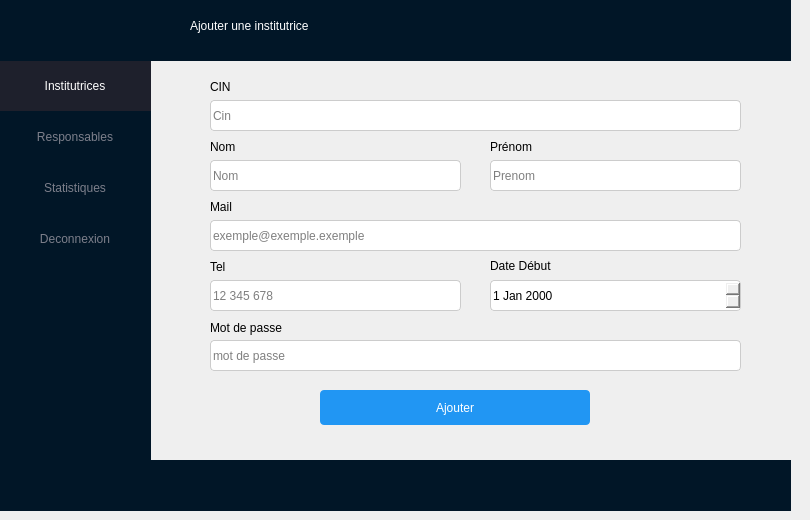
    <widget class="QWidget" name="page">
     <widget class="QFrame" name="frame_25">
      <property name="geometry">
       <rect>
        <x>0</x>
        <y>0</y>
        <width>151</width>
        <height>501</height>
       </rect>
      </property>
      <property name="styleSheet">
       <string notr="true">background-color: #011627;
border:3px solide rgb(136, 136, 136);
</string>
      </property>
      <property name="frameShape">
       <enum>QFrame::StyledPanel</enum>
      </property>
      <property name="frameShadow">
       <enum>QFrame::Raised</enum>
      </property>
      <widget class="QFrame" name="frame_26">
       <property name="geometry">
        <rect>
         <x>-10</x>
         <y>-20</y>
         <width>181</width>
         <height>80</height>
        </rect>
       </property>
       <property name="styleSheet">
        <string notr="true">background-color: rgb(164, 137, 214);</string>
       </property>
       <property name="frameShape">
        <enum>QFrame::StyledPanel</enum>
       </property>
       <property name="frameShadow">
        <enum>QFrame::Raised</enum>
       </property>
      </widget>
      <widget class="QPushButton" name="btnLogout_7">
       <property name="geometry">
        <rect>
         <x>-10</x>
         <y>213</y>
         <width>170</width>
         <height>51</height>
        </rect>
       </property>
       <property name="cursor">
        <cursorShape>PointingHandCursor</cursorShape>
       </property>
       <property name="styleSheet">
        <string notr="true">border:none;
color:#7D7F8B;
font: 75 11pt &quot;Calibri&quot;;</string>
       </property>
       <property name="text">
        <string>Deconnexion</string>
       </property>
      </widget>
      <widget class="QPushButton" name="btnStatStock_7">
       <property name="geometry">
        <rect>
         <x>-10</x>
         <y>162</y>
         <width>170</width>
         <height>51</height>
        </rect>
       </property>
       <property name="cursor">
        <cursorShape>PointingHandCursor</cursorShape>
       </property>
       <property name="styleSheet">
        <string notr="true">border:none;
color:#7D7F8B;
font: 75 11pt &quot;Calibri&quot;;</string>
       </property>
       <property name="text">
        <string>Statistiques</string>
       </property>
      </widget>
      <widget class="QPushButton" name="btnResp_2">
       <property name="geometry">
        <rect>
         <x>-10</x>
         <y>111</y>
         <width>170</width>
         <height>51</height>
        </rect>
       </property>
       <property name="cursor">
        <cursorShape>PointingHandCursor</cursorShape>
       </property>
       <property name="styleSheet">
        <string notr="true">border:none;
color:#7D7F8B;
font: 75 11pt &quot;Calibri&quot;;
</string>
       </property>
       <property name="text">
        <string>Responsables</string>
       </property>
      </widget>
      <widget class="QPushButton" name="btnInst_2">
       <property name="geometry">
        <rect>
         <x>-10</x>
         <y>60</y>
         <width>170</width>
         <height>51</height>
        </rect>
       </property>
       <property name="cursor">
        <cursorShape>PointingHandCursor</cursorShape>
       </property>
       <property name="styleSheet">
        <string notr="true">
border:none;
background-color: rgba(30, 32, 44, 255);
color: rgb(255, 255, 255);
color:white;
font: 75 11pt &quot;Calibri&quot;;</string>
       </property>
       <property name="text">
        <string>Institutrices</string>
       </property>
      </widget>
     </widget>
     <widget class="QFrame" name="frame_27">
      <property name="geometry">
       <rect>
        <x>-10</x>
        <y>0</y>
        <width>801</width>
        <height>61</height>
       </rect>
      </property>
      <property name="styleSheet">
       <string notr="true">background-color: #011627;
border:3px solide rgb(136, 136, 136);
</string>
      </property>
      <property name="frameShape">
       <enum>QFrame::StyledPanel</enum>
      </property>
      <property name="frameShadow">
       <enum>QFrame::Raised</enum>
      </property>
      <widget class="QLabel" name="label_7">
       <property name="geometry">
        <rect>
         <x>200</x>
         <y>10</y>
         <width>201</width>
         <height>31</height>
        </rect>
       </property>
       <property name="styleSheet">
        <string notr="true">color:white;
font: 14pt &quot;MS Shell Dlg 2&quot;;</string>
       </property>
       <property name="text">
        <string>Ajouter une institutrice</string>
       </property>
      </widget>
      <widget class="QPushButton" name="home_6">
       <property name="geometry">
        <rect>
         <x>60</x>
         <y>10</y>
         <width>41</width>
         <height>41</height>
        </rect>
       </property>
       <property name="styleSheet">
        <string notr="true">border-image:url(&quot;C:/Users/mohamed ben samir/Documents/profil/images/home.png&quot;);

color:#000;</string>
       </property>
       <property name="text">
        <string/>
       </property>
      </widget>
     </widget>
     <widget class="QFrame" name="frame_28">
      <property name="geometry">
       <rect>
        <x>-10</x>
        <y>460</y>
        <width>801</width>
        <height>51</height>
       </rect>
      </property>
      <property name="styleSheet">
       <string notr="true">background-color: #011627;
border:3px solide rgb(136, 136, 136);
</string>
      </property>
      <property name="frameShape">
       <enum>QFrame::StyledPanel</enum>
      </property>
      <property name="frameShadow">
       <enum>QFrame::Raised</enum>
      </property>
     </widget>
     <widget class="QLabel" name="label_14">
      <property name="geometry">
       <rect>
        <x>210</x>
        <y>140</y>
        <width>47</width>
        <height>13</height>
       </rect>
      </property>
      <property name="text">
       <string>Nom</string>
      </property>
     </widget>
     <widget class="QLineEdit" name="lineEditAddInsNom">
      <property name="geometry">
       <rect>
        <x>210</x>
        <y>160</y>
        <width>251</width>
        <height>31</height>
       </rect>
      </property>
      <property name="styleSheet">
       <string notr="true">border: 1px solid #ccc;
border-radius: 4px;</string>
      </property>
      <property name="placeholderText">
       <string>Nom</string>
      </property>
      <property name="clearButtonEnabled">
       <bool>false</bool>
      </property>
     </widget>
     <widget class="QPushButton" name="btnAddIns_2">
      <property name="geometry">
       <rect>
        <x>320</x>
        <y>390</y>
        <width>270</width>
        <height>35</height>
       </rect>
      </property>
      <property name="cursor">
       <cursorShape>PointingHandCursor</cursorShape>
      </property>
      <property name="styleSheet">
       <string notr="true">border: none;
color: white; 
background-color: #2196F3;
border-radius:4px;</string>
      </property>
      <property name="text">
       <string>Ajouter</string>
      </property>
     </widget>
     <widget class="QLabel" name="label_15">
      <property name="geometry">
       <rect>
        <x>490</x>
        <y>140</y>
        <width>47</width>
        <height>13</height>
       </rect>
      </property>
      <property name="text">
       <string>Prénom</string>
      </property>
     </widget>
     <widget class="QLineEdit" name="lineEditAddInsPrenom">
      <property name="geometry">
       <rect>
        <x>490</x>
        <y>160</y>
        <width>251</width>
        <height>31</height>
       </rect>
      </property>
      <property name="styleSheet">
       <string notr="true">border: 1px solid #ccc;
border-radius: 4px;</string>
      </property>
      <property name="placeholderText">
       <string>Prenom</string>
      </property>
      <property name="clearButtonEnabled">
       <bool>false</bool>
      </property>
     </widget>
     <widget class="QLabel" name="label_16">
      <property name="geometry">
       <rect>
        <x>210</x>
        <y>200</y>
        <width>47</width>
        <height>13</height>
       </rect>
      </property>
      <property name="text">
       <string>Mail</string>
      </property>
     </widget>
     <widget class="QLineEdit" name="lineEditAddInsMail">
      <property name="geometry">
       <rect>
        <x>210</x>
        <y>220</y>
        <width>531</width>
        <height>31</height>
       </rect>
      </property>
      <property name="styleSheet">
       <string notr="true">border: 1px solid #ccc;
border-radius: 4px;</string>
      </property>
      <property name="placeholderText">
       <string>exemple@exemple.exemple</string>
      </property>
      <property name="clearButtonEnabled">
       <bool>false</bool>
      </property>
     </widget>
     <widget class="QLabel" name="label_17">
      <property name="geometry">
       <rect>
        <x>210</x>
        <y>260</y>
        <width>47</width>
        <height>13</height>
       </rect>
      </property>
      <property name="text">
       <string>Tel</string>
      </property>
     </widget>
     <widget class="QLineEdit" name="lineEditAddInsTel">
      <property name="geometry">
       <rect>
        <x>210</x>
        <y>280</y>
        <width>251</width>
        <height>31</height>
       </rect>
      </property>
      <property name="styleSheet">
       <string notr="true">border: 1px solid #ccc;
border-radius: 4px;</string>
      </property>
      <property name="placeholderText">
       <string>12 345 678</string>
      </property>
      <property name="clearButtonEnabled">
       <bool>false</bool>
      </property>
     </widget>
     <widget class="QDateEdit" name="lineEditAddInsDd">
      <property name="geometry">
       <rect>
        <x>490</x>
        <y>280</y>
        <width>251</width>
        <height>31</height>
       </rect>
      </property>
      <property name="styleSheet">
       <string notr="true">border: 1px solid #ccc;
border-radius: 4px;</string>
      </property>
     </widget>
     <widget class="QLabel" name="label_18">
      <property name="geometry">
       <rect>
        <x>490</x>
        <y>255</y>
        <width>61</width>
        <height>21</height>
       </rect>
      </property>
      <property name="text">
       <string>Date Début</string>
      </property>
     </widget>
     <widget class="QLabel" name="label_26">
      <property name="geometry">
       <rect>
        <x>210</x>
        <y>80</y>
        <width>47</width>
        <height>13</height>
       </rect>
      </property>
      <property name="text">
       <string>CIN</string>
      </property>
     </widget>
     <widget class="QLineEdit" name="lineEditAddInsCin">
      <property name="geometry">
       <rect>
        <x>210</x>
        <y>100</y>
        <width>531</width>
        <height>31</height>
       </rect>
      </property>
      <property name="styleSheet">
       <string notr="true">border: 1px solid #ccc;
border-radius: 4px;</string>
      </property>
      <property name="placeholderText">
       <string>Cin</string>
      </property>
      <property name="clearButtonEnabled">
       <bool>false</bool>
      </property>
     </widget>
     <widget class="QLabel" name="label_43">
      <property name="geometry">
       <rect>
        <x>210</x>
        <y>320</y>
        <width>91</width>
        <height>16</height>
       </rect>
      </property>
      <property name="text">
       <string>Mot de passe</string>
      </property>
     </widget>
     <widget class="QLineEdit" name="lineEditAddInsPassword">
      <property name="geometry">
       <rect>
        <x>210</x>
        <y>340</y>
        <width>531</width>
        <height>31</height>
       </rect>
      </property>
      <property name="styleSheet">
       <string notr="true">border: 1px solid #ccc;
border-radius: 4px;</string>
      </property>
      <property name="echoMode">
       <enum>QLineEdit::Password</enum>
      </property>
      <property name="placeholderText">
       <string>mot de passe</string>
      </property>
      <property name="clearButtonEnabled">
       <bool>false</bool>
      </property>
     </widget>
    </widget>
